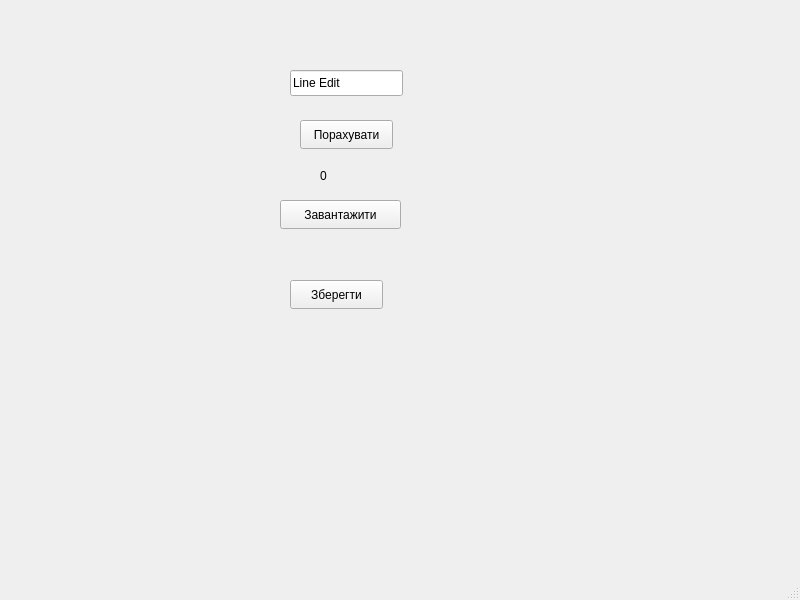
<?xml version="1.0" encoding="UTF-8"?>
<ui version="4.0">
 <class>MainWindow</class>
 <widget class="QMainWindow" name="MainWindow">
  <property name="geometry">
   <rect>
    <x>0</x>
    <y>0</y>
    <width>800</width>
    <height>600</height>
   </rect>
  </property>
  <property name="windowTitle">
   <string>MainWindow</string>
  </property>
  <widget class="QWidget" name="centralwidget">
   <widget class="QLineEdit" name="le_input">
    <property name="geometry">
     <rect>
      <x>290</x>
      <y>70</y>
      <width>113</width>
      <height>26</height>
     </rect>
    </property>
    <property name="text">
     <string>Line Edit</string>
    </property>
   </widget>
   <widget class="QPushButton" name="btn_calc">
    <property name="geometry">
     <rect>
      <x>300</x>
      <y>120</y>
      <width>93</width>
      <height>29</height>
     </rect>
    </property>
    <property name="text">
     <string>Порахувати</string>
    </property>
   </widget>
   <widget class="QPushButton" name="btn_load">
    <property name="geometry">
     <rect>
      <x>280</x>
      <y>200</y>
      <width>121</width>
      <height>29</height>
     </rect>
    </property>
    <property name="text">
     <string>Завантажити</string>
    </property>
   </widget>
   <widget class="QPushButton" name="btn_save">
    <property name="geometry">
     <rect>
      <x>290</x>
      <y>280</y>
      <width>93</width>
      <height>29</height>
     </rect>
    </property>
    <property name="text">
     <string>Зберегти</string>
    </property>
   </widget>
   <widget class="QLabel" name="lbl_result">
    <property name="geometry">
     <rect>
      <x>320</x>
      <y>160</y>
      <width>61</width>
      <height>31</height>
     </rect>
    </property>
    <property name="text">
     <string>0</string>
    </property>
   </widget>
  </widget>
  <widget class="QMenuBar" name="menubar">
   <property name="geometry">
    <rect>
     <x>0</x>
     <y>0</y>
     <width>800</width>
     <height>26</height>
    </rect>
   </property>
  </widget>
  <widget class="QStatusBar" name="statusbar"/>
 </widget>
 <resources/>
 <connections/>
</ui>
